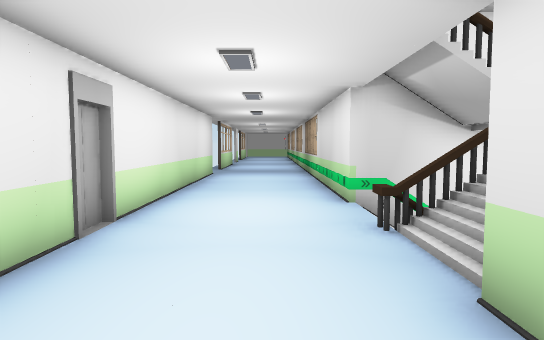
view 1 (above)

12 first-person views from a walk through a scene from a Unity 3-D project. The camera is 1.2 m above the floor, tilts 4° down and sees 75° across. Doors are open. The floor is counted in squares, 1 m on a side. Each view is taken from the middle of a square. On the plan, view 1 faces up. The plan holds only what a view shows up to about 14 squares ahead; the rest is blank. The place goes on beyond the plan. The player is left out. Some animated figures are left out. Some surface patterns are stand-ins.

view 2
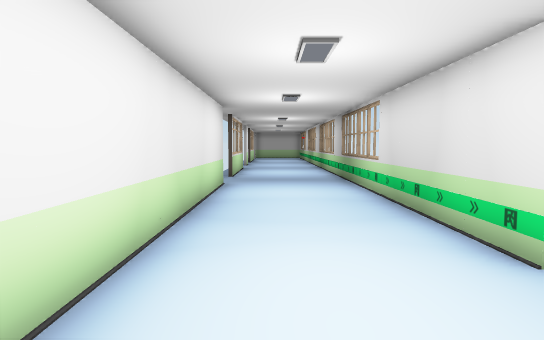

view 3
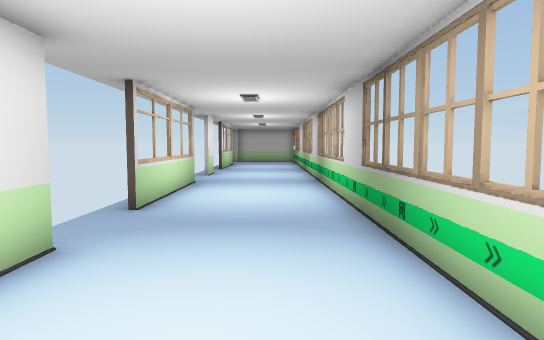

view 4
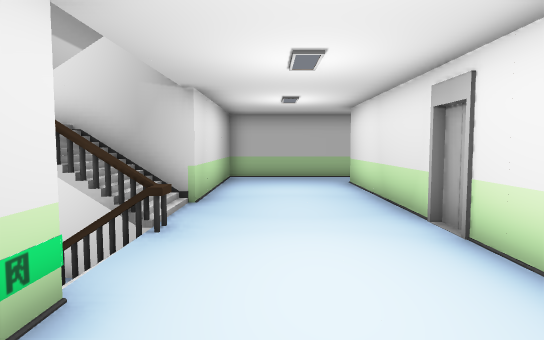

view 5
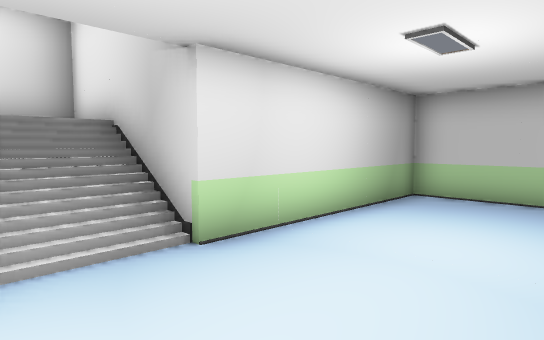

view 6
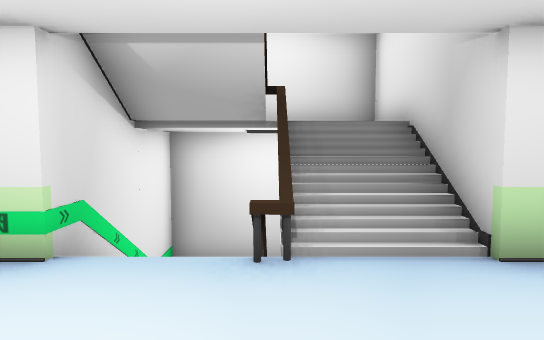

view 7
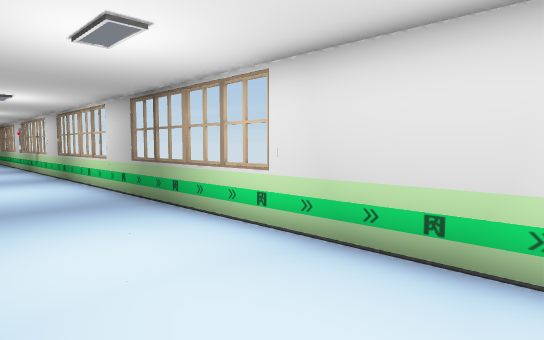

view 8
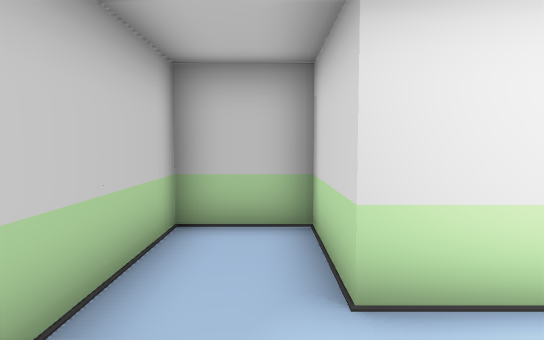

view 9
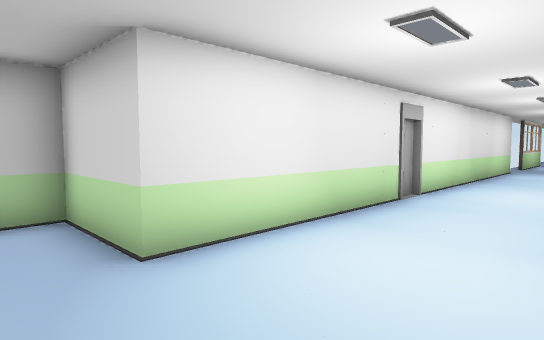

view 10
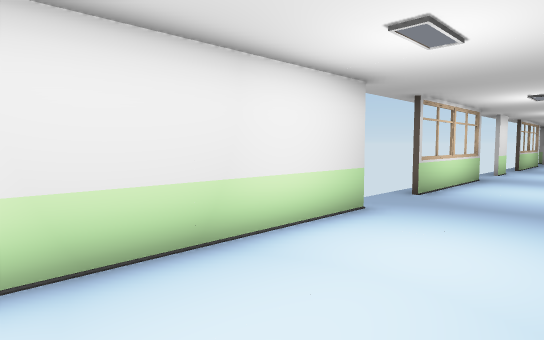

view 11
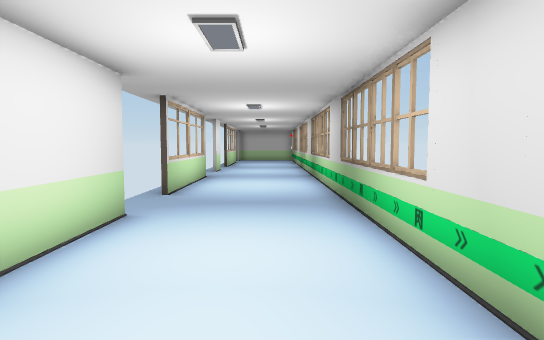

view 12
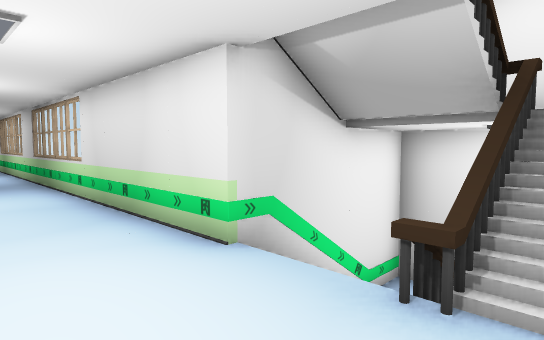

### Floor plan
Key: @ floor where view 1 was taken; # wall or solid block; . main floor; : floor 1.5 m higher than the main floor; / step, stairs or slope; D open door; = window, fence, low wall or low ledge; O other object.
Columns run from 5 left of view 1 to 6 right of it. Each row starts with its distance up from view 1.
 25   D....#
 24   DD...#
 23   DD...#
 22   #....=
 21   =....#
 20   #....=
 19   =....#
 18   =....#
 17   DD...#
 16   DD...=
 15   D....#
 14   #....=
 13   #....#
 12   #....#
 11   #....#
 10   #....#
  9   #....#
  8   #....#
  7   #....#####
  6   #..../   #
  5   #....###/#
  4   #....///:#
  3   #....#####
  2   #....#
  1   #....#
  0   #..@.#
 -1 #O#....#
 -2 #......#
 -3 #......#
 -4 ########

Positions as (right, up) in squares from view 1, and headings:
1: (0, 0), facing up
2: (-1, 4), facing up
3: (0, 11), facing up
4: (0, 10), facing down
5: (-2, 5), facing down-right
6: (-2, 5), facing right
7: (-2, 9), facing up-right
8: (0, -2), facing left
9: (1, -3), facing up-left
10: (1, 9), facing up-left
11: (0, 9), facing up
12: (-1, 4), facing up-right
